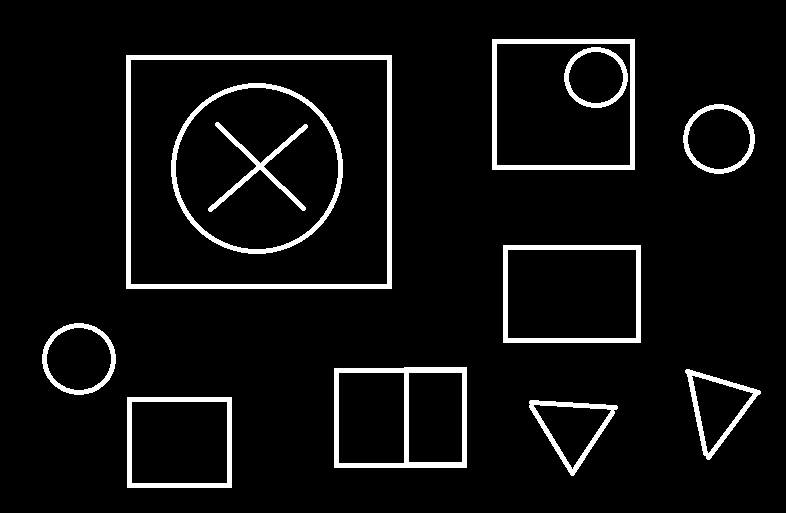
//> input picture img3.png, 786 x 513 px
$ ./shape_detection img3.png   (built with g++ and OpenCV 4)
//> lines starting //> are read from the running program, lines starting //| are printed output that depends on the picture; after the words box and inside, x2 and y2 are one past the last pixel; in counts of white or black regions, pixels touching at a corner belong together
////////////////////////////////////////////////////////////////////////////////////////////////////////////////////////////////
#include <iostream>
#include <stdio.h>
#include "opencv2/highgui/highgui.hpp"
#include "opencv2/imgproc/imgproc.hpp"
#include "opencv2/opencv.hpp"
#include "opencv2/core/types_c.h"
#include "opencv2/core/types.hpp"


using namespace cv;
using namespace std;

char* detect(vector<Point> poligon, Mat display);

int main(int argc, char** argv)
{
	Mat original, thresh;
	vector<vector<Point>> cnts;
	vector<Point> poligon;

	//load image
	original = imread(argv[1]);
//> original is the input picture: 513 rows x 786 cols, CV_8UC3; 5.9% white; 12 white regions, largest, box (x1, y1, x2, y2) and area: (126, 55, 392, 289) 4900, (334, 367, 467, 468) 2796, (492, 39, 635, 170) 2640

	//convert img to HSV, blur it, threshold it
	cvtColor(original, original, COLOR_BGR2HSV);
//> original: 513 rows x 786 cols, CV_8UC3; 5.88% of pixels changed, all inside (x1, y1, x2, y2) = (42, 39, 761, 488)
	GaussianBlur(original,original,Size(5,5),0);
//> original: 513 rows x 786 cols, CV_8UC3; mean H, S, V 0, 0, 15
	inRange(original, Scalar(0,0,100), Scalar(255,255,255),thresh);
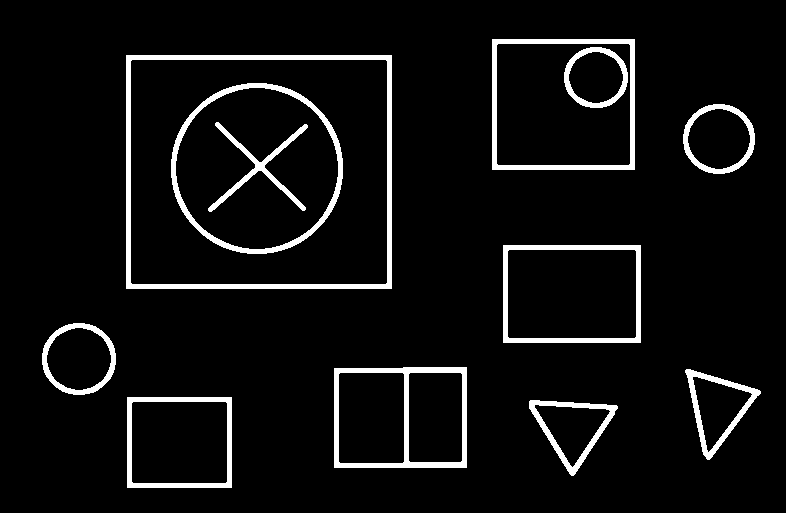
//> thresh: 513 rows x 786 cols, CV_8UC1; 6.1% white; 12 white regions

	//find contours on image
	findContours(thresh.clone(), cnts, CV_RETR_TREE, CV_CHAIN_APPROX_SIMPLE);
//> cnts = 24 contours; largest, box (x1, y1, x2, y2) and area: (126, 55, 392, 289) 61745, (130, 59, 388, 285) 57817, (171, 83, 343, 254) 22944, (175, 87, 339, 250) 20580, (492, 39, 635, 170) 18460
	cout << cnts.size() << endl;
//| 24

	//approximate contours
	int i;
	double peri;
	char shape[10];
	for (i = 0; i < cnts.size(); i++) {
		peri = arcLength(cnts[i], 1);
		approxPolyDP(cnts[i], poligon, peri*0.04, 1);

		//find center of contour
		Moments M; float cX, cY;
		M = moments(cnts[i]);
		cX = M.m10/M.m00;
		cY = M.m01/M.m00;

		//find which shape fits best and
		//write it on img
		strcpy_s(shape,detect(poligon, original));
		putText(original, shape, Point(cX, cY), FONT_HERSHEY_SIMPLEX, 0.4, Scalar(255, 255, 255));

	}
//> this loop made 24 passes
//> (peri, cX, cY, shape) on passes 3, 4, 7, 8, 9, 10, 11, 12, 13, 14, 15, 16: (388, 179, 442, "square"), (351.3, 179, 442, "square"), (463.4, 400.2, 417.3, "square"), (283.3, 435, 417, "square"), (309.3, 371, 417.5, "square"), (238.8, 78.54, 358.5, "circle"), (211.5, 78.53, 358.5, "circle"), (468, 571.5, 293.5, "square"), (431.3, 571.5, 293.5, "square"), (233.1, 718.5, 138.5, "circle"), (203.5, 718.5, 138.5, "circle"), (996, 258.5, 171.5, "square")
//> (peri, poligon, cX, cY, shape) on passes 1, 2, 5, 6: (271.5, 3 Points (x, y): [529, 401], [571, 475], [617, 408], 571.9, 427.5, "triangle"), (228.8, 3 Points (x, y): [534, 405], [610, 411], [572, 467], 572, 427.1, "triangle"), (274.4, 3 Points (x, y): [686, 369], [709, 459], [760, 391], 717.2, 407.3, "triangle"), (225.7, 3 Points (x, y): [693, 376], [752, 394], [708, 452], 717.3, 407.2, "triangle")
//> original: 513 rows x 786 cols, CV_8UC3; mean H, S, V 0.8, 0.8, 15.7
//> after the loop, poligon = 8 Points (x, y): [592, 51], [613, 57], [623, 74], [618, 92], [599, 103], [578, 97], [568, 80], [574, 61]

	//draw contours found
	drawContours(original, cnts, -1, Scalar(100, 0, 100));
//> original: 513 rows x 786 cols, CV_8UC3; mean H, S, V 3, 0.8, 14.3
	imshow("original", original);
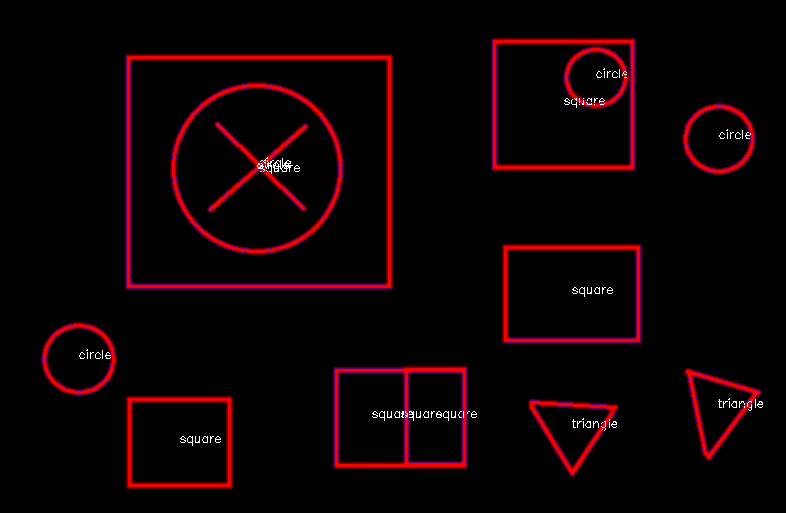
//> window 'original': 513 rows x 786 cols, CV_8UC3; mean B, G, R 3, 0.8, 14.3
	waitKey(0);

	return 0;
}

char* detect(vector<Point> poligon, Mat display)
{

	if (poligon.size() == 3)
		return "triangle";
	if (poligon.size() == 4)
		return "square";
	if (poligon.size() > 5)
		return "circle"; //crimen


}
